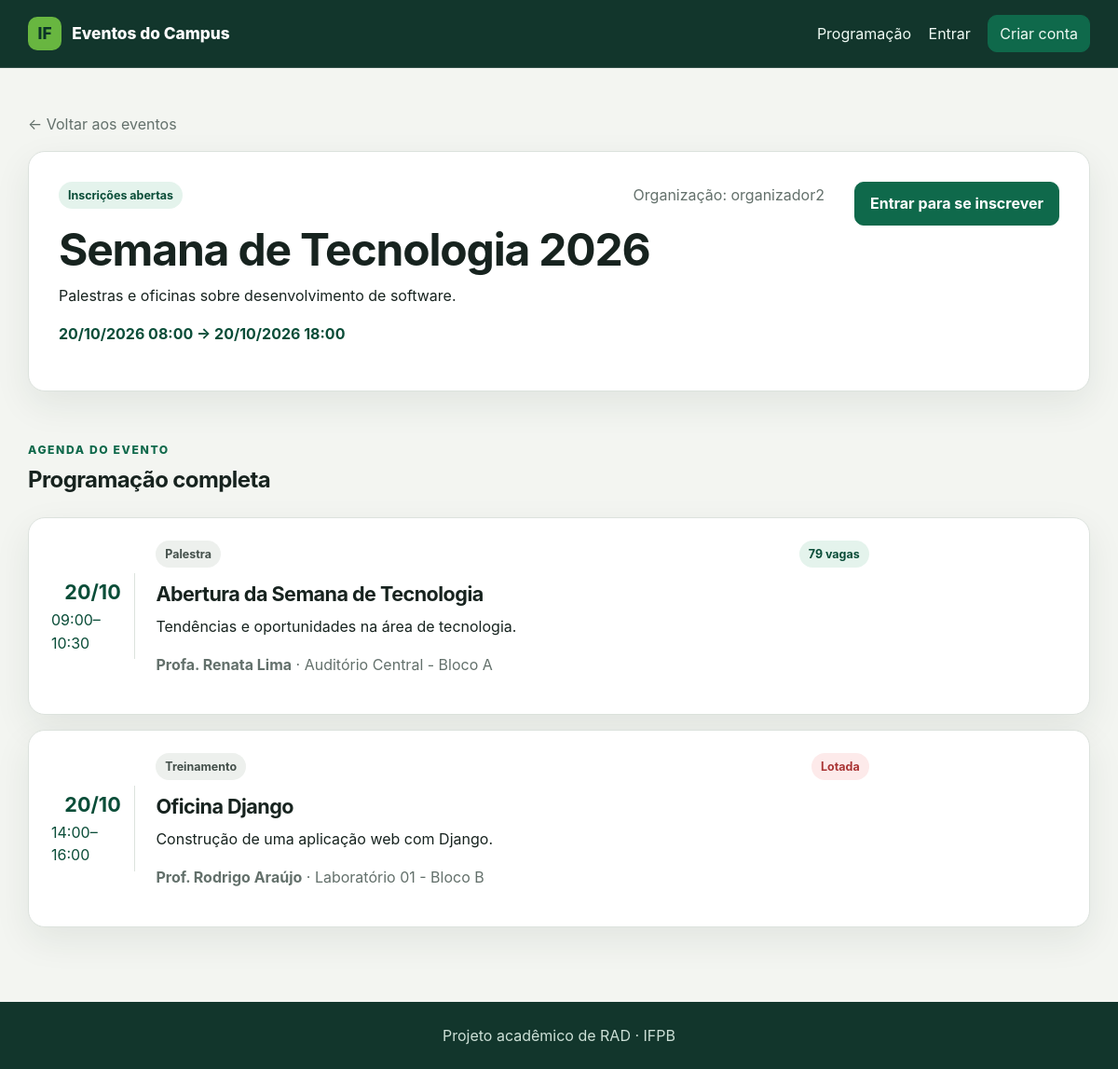
/eventos/1/, run on the app's committed database.
### eventos/models.py (models this page shows, shortened)
class Evento(models.Model):
    nome = models.CharField(max_length=180)
    descricao = models.TextField()
    data_inicio = models.DateTimeField()
    data_fim = models.DateTimeField()
    inscricoes_abertas = models.BooleanField(default=True)
    organizador = models.ForeignKey(
        settings.AUTH_USER_MODEL,
        on_delete=models.PROTECT,
        related_name="eventos_organizados",
    )
    class Meta:
        ordering = ["data_inicio", "nome"]

class Atividade(models.Model):
    class Tipo(models.TextChoices):
        PALESTRA = "PALESTRA", "Palestra"
        TREINAMENTO = "TREINAMENTO", "Treinamento"
        APRESENTACAO = "APRESENTACAO", "Apresentação"
    evento = models.ForeignKey(Evento, on_delete=models.CASCADE, related_name="atividades")
    titulo = models.CharField(max_length=180)
    tipo = models.CharField(max_length=20, choices=Tipo.choices)
    descricao = models.TextField()
    responsavel = models.CharField(max_length=150)
    sala = models.ForeignKey(Sala, on_delete=models.PROTECT, related_name="atividades")
    inicio = models.DateTimeField()
    fim = models.DateTimeField()
    class Meta:
        ordering = ["inicio", "titulo"]
    @property
    def vagas_ocupadas(self):
        return self.inscricoes.count()
    @property
    def vagas_restantes(self):
        return max(self.sala.capacidade - self.vagas_ocupadas, 0)
    @property
    def lotada(self):
        return self.vagas_restantes == 0

class Sala(models.Model):
    nome = models.CharField(max_length=120)
    bloco = models.CharField(max_length=80)
    capacidade = models.PositiveIntegerField(validators=[MinValueValidator(1)])
    class Meta:
        ordering = ["bloco", "nome"]
        constraints = [
            models.UniqueConstraint(fields=["nome", "bloco"], name="sala_nome_bloco_unicos")
        ]
    def __str__(self):
        return f"{self.nome} - Bloco {self.bloco}"

### eventos/views.py (the view, shortened to what this page needs)
# urls.py: path("eventos/<int:pk>/", views.EventoDetailView.as_view(), name="detalhe"),
class EventoDetailView(DetailView):
    model = Evento
    template_name = "eventos/evento_detail.html"
    context_object_name = "evento"
    queryset = Evento.objects.select_related("organizador").prefetch_related("atividades__sala")
    def get_context_data(self, **kwargs):
        contexto = super().get_context_data(**kwargs)
        usuario = self.request.user
        inscricao_evento = None
        if usuario.is_authenticated:
            inscricao_evento = InscricaoEvento.objects.filter(
                evento=self.object,
                participante=usuario,
            ).first()
        programacao = []
        for atividade in self.object.atividades.all():
            inscricao = None
            espera = None
            conflito = False
            programacao.append(
                {
                    "atividade": atividade,
                    "vagas": atividade.vagas_restantes,
                    "lotada": atividade.lotada,
                    "inscricao": inscricao,
                    "espera": espera,
                    "conflito": conflito,
                    "pode_inscrever": bool(
                        inscricao_evento and not inscricao and not espera and not atividade.lotada and not conflito
                    ),
                    "pode_esperar": bool(
                        inscricao_evento and not inscricao and not espera and atividade.lotada
                    ),
                }
            )
        contexto.update(
            {
                "inscricao_evento": inscricao_evento,
                "programacao": programacao,
                "evento_do_usuario": usuario.is_authenticated
                and self.object.organizador_id == usuario.id,
            }
        )
        return contexto

### eventos/context_processors.py (called while the page is built)
def papeis(request):
    return {"usuario_eh_organizador": eh_organizador(request.user)}

### eventos/permissions.py (called while the page is built)
def eh_organizador(user):
    return user.is_authenticated and user.groups.filter(name="Organizadores").exists()

### templates/eventos/evento_detail.html (shortened to what this page needs)
{% extends "base.html" %}
{% block content %}
<a class="back-link" href="{% url 'eventos:lista' %}">← Voltar aos eventos</a>
<section class="detail-hero card">
    <div>
        <div class="card-topline">
            {% if evento.inscricoes_abertas %}<span class="badge badge-success">Inscrições abertas</span>{% else %}<span class="badge">Inscrições fechadas</span>{% endif %}
            <span class="muted">Organização: {{ evento.organizador.username }}</span>
        </div>
        <h1>{{ evento.nome }}</h1>
        <p>{{ evento.descricao }}</p>
        <p class="date-range">{{ evento.data_inicio|date:"d/m/Y H:i" }} → {{ evento.data_fim|date:"d/m/Y H:i" }}</p>
    </div>
    <div class="actions vertical-actions">
        {% if evento_do_usuario %}
            <a class="button" href="{% url 'eventos:atividade_criar' evento.pk %}">Adicionar atividade</a>
            <a class="button button-secondary" href="{% url 'eventos:evento_editar' evento.pk %}">Editar evento</a>
            <a class="button button-secondary" href="{% url 'eventos:painel' evento.pk %}">Ver inscritos</a>
            <a class="danger-link" href="{% url 'eventos:evento_excluir' evento.pk %}">Excluir evento</a>
        {% elif not user.is_authenticated %}
            <a class="button" href="{% url 'login' %}?next={{ request.path }}">Entrar para se inscrever</a>
        {% elif inscricao_evento %}
            <span class="badge badge-success">Você está no evento</span>
            <form method="post" action="{% url 'eventos:evento_cancelar' inscricao_evento.pk %}">
                {% csrf_token %}
                <button class="button button-danger" type="submit">Cancelar evento inteiro</button>
            </form>
        {% elif evento.inscricoes_abertas %}
            <form method="post" action="{% url 'eventos:evento_inscrever' evento.pk %}">
                {% csrf_token %}
                <button class="button" type="submit">Inscrever-me no evento</button>
            </form>
        {% else %}
            <span class="muted">Este evento não recebe novas inscrições.</span>
        {% endif %}
    </div>
</section>
<section class="section-heading">
    <div><p class="eyebrow">Agenda do evento</p><h2>Programação completa</h2></div>
</section>
<div class="schedule-list">
    {% for item in programacao %}
        <article class="card activity-card">
            <div class="time-column">
                <strong>{{ item.atividade.inicio|date:"d/m" }}</strong>
                <span>{{ item.atividade.inicio|date:"H:i" }}–{{ item.atividade.fim|date:"H:i" }}</span>
            </div>
            <div class="activity-content">
                <div class="card-topline">
                    <span class="badge">{{ item.atividade.get_tipo_display }}</span>
                    {% if item.lotada %}<span class="badge badge-danger">Lotada</span>{% else %}<span class="badge badge-success">{{ item.vagas }} vaga{{ item.vagas|pluralize }}</span>{% endif %}
                </div>
                <h3>{{ item.atividade.titulo }}</h3>
                <p>{{ item.atividade.descricao }}</p>
                <p class="muted"><strong>{{ item.atividade.responsavel }}</strong> · {{ item.atividade.sala }}</p>
            </div>
        </article>
    {% empty %}
        <div class="empty-state card"><h3>Programação em preparação</h3><p>As atividades serão publicadas em breve.</p></div>
    {% endfor %}
</div>
{% endblock %}

### static/css/app.css (style rules this page uses)
:root { --ink: #17231f; --muted: #63706b; --surface: #ffffff; --canvas: #f3f5f1; --line: #dce2dd; --green: #0f694b; --green-dark: #0a4d38; --green-soft: #e4f3ec; --gold: #b87912; --gold-soft: #fff2d6; --danger: #a93434; --danger-soft: #fdeaea; --shadow: 0 14px 38px rgba(24, 50, 40, .08); }
* { box-sizing: border-box; }
body { margin: 0; color: var(--ink); background: var(--canvas); font: 16px/1.55 Inter, ui-sans-serif, system-ui, -apple-system, "Segoe UI", sans-serif; }
a { color: var(--green-dark); }
h1, h2, h3 { margin: 0 0 .65rem; line-height: 1.15; letter-spacing: -.025em; }
h1 { font-size: clamp(2rem, 5vw, 3.5rem); }
h2 { font-size: 1.5rem; }
p { margin: .35rem 0 1rem; }
.eyebrow { margin-bottom: .55rem; color: var(--green); font-size: .76rem; font-weight: 800; letter-spacing: .13em; text-transform: uppercase; }
.card { padding: 1.5rem; border: 1px solid var(--line); border-radius: 18px; background: var(--surface); box-shadow: var(--shadow); }
.card-topline { display: flex; align-items: center; justify-content: space-between; gap: .7rem; margin-bottom: 1rem; }
.badge { display: inline-flex; align-items: center; width: fit-content; padding: .3rem .62rem; border-radius: 999px; background: #edf0ed; color: #44504b; font-size: .78rem; font-weight: 750; }
.badge-success { background: var(--green-soft); color: var(--green-dark); }
.badge-danger { background: var(--danger-soft); color: var(--danger); }
.muted { color: var(--muted); }
.button { display: inline-flex; min-height: 44px; align-items: center; justify-content: center; padding: .65rem 1rem; border: 1px solid var(--green); border-radius: 10px; background: var(--green); color: white; font: inherit; font-weight: 750; text-decoration: none; cursor: pointer; }
.back-link { display: inline-block; margin-bottom: 1rem; color: var(--muted); text-decoration: none; }
.actions { display: flex; align-items: center; flex-wrap: wrap; gap: .65rem; }
.vertical-actions { display: flex; min-width: 190px; flex-direction: column; align-items: stretch; gap: .65rem; }
.detail-hero { display: grid; grid-template-columns: 1fr auto; gap: 2rem; padding: 2rem; }
.detail-hero h1 { font-size: clamp(2rem, 4vw, 3rem); }
.date-range { color: var(--green-dark); font-weight: 750; }
.section-heading { display: flex; align-items: end; justify-content: space-between; margin: 3rem 0 1rem; }
.schedule-list { display: grid; gap: 1rem; }
.activity-card { display: grid; grid-template-columns: 90px minmax(0, 1fr) auto; align-items: center; gap: 1.4rem; }
.time-column { display: flex; min-height: 92px; flex-direction: column; align-items: center; justify-content: center; border-right: 1px solid var(--line); color: var(--green-dark); }
.time-column strong { font-size: 1.35rem; }
.activity-content h3 { margin-top: .35rem; font-size: 1.35rem; }

### data on the page
Evento: organizador.username "organizador2", nome "Semana de Tecnologia 2026", descricao "Palestras e oficinas sobre desenvolvimento de software.", data_inicio "20/10/2026 08:00", data_fim "20/10/2026 18:00"
Atividade: atividade.inicio "20/10", atividade.inicio "09:00", atividade.fim "10:30", atividade.tipo "Palestra", vagas "79", atividade.titulo "Abertura da Semana de Tecnologia", atividade.descricao "Tendências e oportunidades na área de tecnologia.", atividade.responsavel "Profa. Renata Lima", atividade.sala "Auditório Central - Bloco A"
Atividade: atividade.inicio "20/10", atividade.inicio "14:00", atividade.fim "16:00", atividade.tipo "Treinamento", shows "Lotada", atividade.titulo "Oficina Django", atividade.descricao "Construção de uma aplicação web com Django.", atividade.responsavel "Prof. Rodrigo Araújo", atividade.sala "Laboratório 01 - Bloco B"
